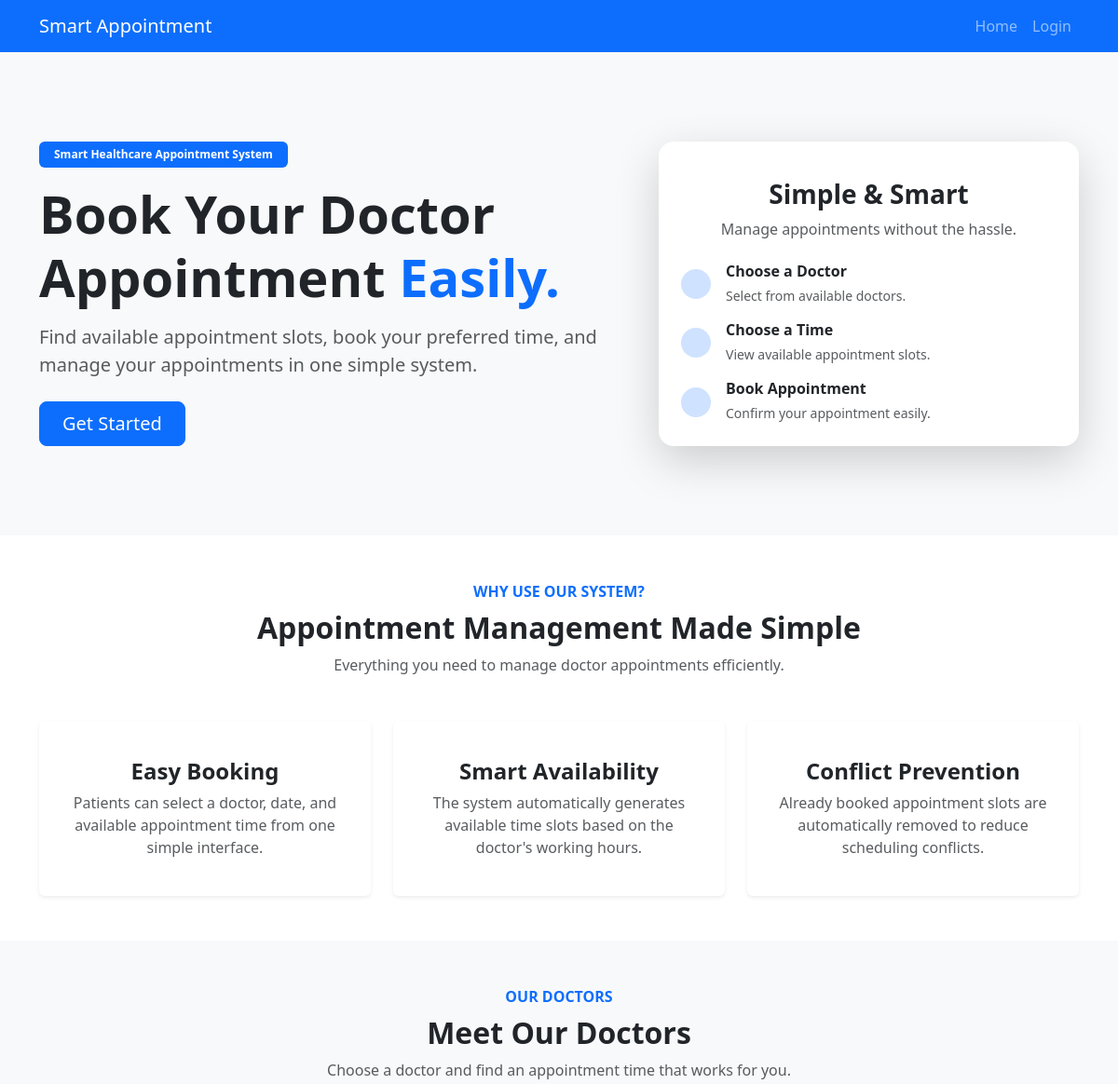
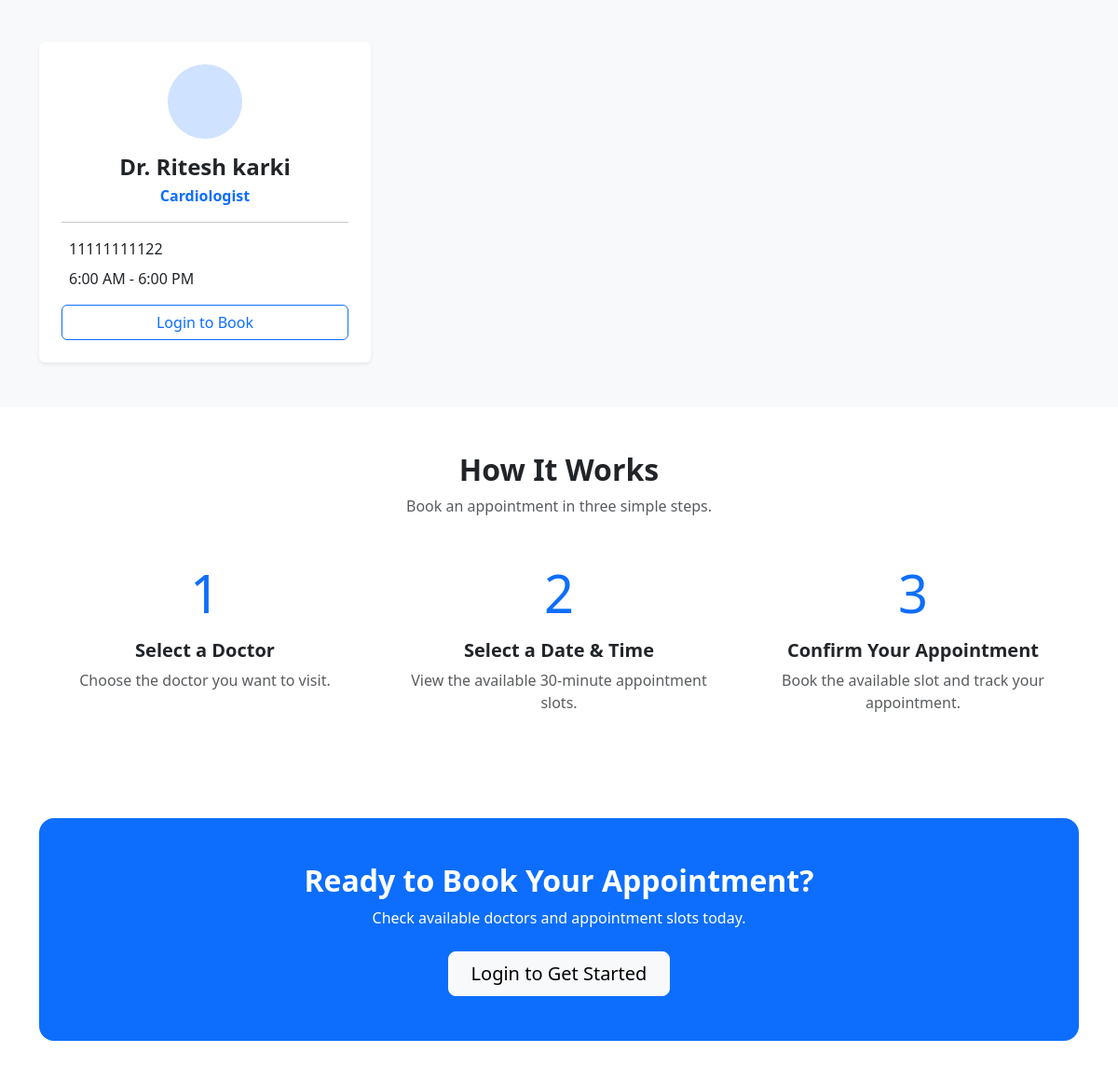
The page / on the database its author committed (2 pictures, top to bottom).
### doctors/models.py (models this page shows, shortened)
class Doctor(models.Model):
    user = models.OneToOneField(User, on_delete=models.CASCADE)
    name = models.CharField(max_length=100)
    specialization = models.CharField(max_length=100)
    phone = models.CharField(max_length=20)
    working_start = models.TimeField()
    working_end = models.TimeField()

### smart_appointment_management_system/views.py (the view)
# urls.py: 2. Add a URL to urlpatterns:  path('', views.home, name='home')
def home(request):
    doctors = Doctor.objects.all()
    return render(
        request,
        "home.html",
        {
            "doctors": doctors,
        }
    )

### templates/home.html (shortened to what this page needs)
{% extends "base.html" %}
{% block content %}
<section class="py-5 bg-light">
<div class="container py-5">
    <div class="row align-items-center">
        <div class="col-lg-7">
            <span class="badge bg-primary mb-3 px-3 py-2">
                Smart Healthcare Appointment System
            </span>
            <h1 class="display-4 fw-bold mb-3">
                Book Your Doctor Appointment
                <span class="text-primary">Easily.</span>
            </h1>
            <p class="lead text-muted mb-4">
                Find available appointment slots, book your preferred
                time, and manage your appointments in one simple system.
            </p>
            <div class="d-flex flex-wrap gap-2">
                {% if user.is_authenticated and user.patient %}
                <a href="{% url 'appointments:appointment_create' %}"
                class="btn btn-primary btn-lg px-4">
                    <i class="bi bi-calendar-check"></i>
                    Book Appointment
                </a>
                <a href="{% url 'appointments:my_appointments' %}"
                class="btn btn-outline-primary btn-lg px-4">
                    My Appointments
                </a>
                {% elif user.is_authenticated and user.doctor %}
                <a href="{% url 'appointments:doctor_dashboard' %}"
                class="btn btn-primary btn-lg px-4">
                    <i class="bi bi-speedometer2"></i>
                    Doctor Dashboard
                </a>
                {% else %}
                <a href="{% url 'accounts:login' %}"
                class="btn btn-primary btn-lg px-4">
                    Get Started
                </a>
                {% endif %}
            </div>
        </div>
        <div class="col-lg-5 mt-5 mt-lg-0">
            <div class="card border-0 shadow-lg rounded-4">
                <div class="card-body p-4">
                    <div class="text-center mb-4">
                        <h3 class="fw-bold mt-3">
                            Simple & Smart
                        </h3>
                        <p class="text-muted">
                            Manage appointments without the hassle.
                        </p>
                    </div>
                    <div class="d-flex align-items-center mb-3">
                        <div class="bg-primary-subtle rounded-circle p-3 me-3">
                        </div>
                        <div>
                            <h6 class="mb-1 fw-bold">
                                Choose a Doctor
                            </h6>
                            <small class="text-muted">
                                Select from available doctors.
                            </small>
                        </div>
                    </div>
                    <div class="d-flex align-items-center mb-3">
                        <div class="bg-primary-subtle rounded-circle p-3 me-3">
                        </div>
                        <div>
                            <h6 class="mb-1 fw-bold">
                                Choose a Time
                            </h6>
                            <small class="text-muted">
                                View available appointment slots.
                            </small>
                        </div>
                    </div>
                    <div class="d-flex align-items-center">
                        <div class="bg-primary-subtle rounded-circle p-3 me-3">
                        </div>
                        <div>
                            <h6 class="mb-1 fw-bold">
                                Book Appointment
                            </h6>
                            <small class="text-muted">
                                Confirm your appointment easily.
                            </small>
                        </div>
                    </div>
                </div>
            </div>
        </div>
    </div>
</div>
</section>
<section class="py-5">
<div class="container">
    <div class="text-center mb-5">
        <span class="text-primary fw-semibold">
            WHY USE OUR SYSTEM?
        </span>
        <h2 class="fw-bold mt-2">
            Appointment Management Made Simple
        </h2>
        <p class="text-muted">
            Everything you need to manage doctor appointments efficiently.
        </p>
    </div>
    <div class="row g-4">
        <div class="col-md-4">
            <div class="card h-100 border-0 shadow-sm text-center p-4">
                <h4 class="fw-bold">
                    Easy Booking
                </h4>
                <p class="text-muted">
                    Patients can select a doctor, date, and available
                    appointment time from one simple interface.
                </p>
            </div>
        </div>
        <div class="col-md-4">
            <div class="card h-100 border-0 shadow-sm text-center p-4">
                <h4 class="fw-bold">
                    Smart Availability
                </h4>
                <p class="text-muted">
                    The system automatically generates available
                    time slots based on the doctor's working hours.
                </p>
            </div>
        </div>
        <div class="col-md-4">
            <div class="card h-100 border-0 shadow-sm text-center p-4">
                <h4 class="fw-bold">
                    Conflict Prevention
                </h4>
                <p class="text-muted">
                    Already booked appointment slots are automatically
                    removed to reduce scheduling conflicts.
                </p>
            </div>
        </div>
    </div>
</div>
</section>
<section class="py-5 bg-light">
<div class="container">
    <div class="text-center mb-5">
        <span class="text-primary fw-semibold">
            OUR DOCTORS
        </span>
        <h2 class="fw-bold mt-2">
            Meet Our Doctors
        </h2>
        <p class="text-muted">
            Choose a doctor and find an appointment time that works for you.
        </p>
    </div>
    <div class="row g-4">
        {% for doctor in doctors %}
        <div class="col-md-6 col-lg-4">
            <div class="card h-100 border-0 shadow-sm">
                <div class="card-body p-4">
                    <div class="text-center mb-3">
                        <div class="bg-primary-subtle rounded-circle
                                    d-inline-flex align-items-center
                                    justify-content-center"
                            style="width: 80px; height: 80px;">
                        </div>
                    </div>
                    <div class="text-center">
                        <h4 class="fw-bold mb-1">
                            Dr. {{ doctor.name }}
                        </h4>
                        <p class="text-primary fw-semibold mb-3">
                            {{ doctor.specialization }}
                        </p>
                    </div>
                    <hr>
                    <div class="mb-2">
                        {{ doctor.phone }}
                    </div>
                    <div class="mb-3">
                        {{ doctor.working_start|time:"g:i A" }}
                        -
                        {{ doctor.working_end|time:"g:i A" }}
                    </div>
                    {% if user.is_authenticated and user.patient %}
                    <a href="{% url 'appointments:appointment_create' %}"
                    class="btn btn-primary w-100">
                        <i class="bi bi-calendar-check me-1"></i>
                        Book Appointment
                    </a>
                    {% elif not user.is_authenticated %}
                    <a href="{% url 'accounts:login' %}"
                    class="btn btn-outline-primary w-100">
                        Login to Book
                    </a>
                    {% endif %}
                </div>
            </div>
        </div>
        {% endfor %}
    </div>
</div>
</section>
<section class="py-5">
<div class="container">
    <div class="text-center mb-5">
        <h2 class="fw-bold">
            How It Works
        </h2>
        <p class="text-muted">
            Book an appointment in three simple steps.
        </p>
    </div>
    <div class="row g-4 text-center">
        <div class="col-md-4">
            <div class="display-4 text-primary mb-3">
                1
            </div>
            <h5 class="fw-bold">
                Select a Doctor
            </h5>
            <p class="text-muted">
                Choose the doctor you want to visit.
            </p>
        </div>
        <div class="col-md-4">
            <div class="display-4 text-primary mb-3">
                2
            </div>
            <h5 class="fw-bold">
                Select a Date & Time
            </h5>
            <p class="text-muted">
                View the available 30-minute appointment slots.
            </p>
        </div>
        <div class="col-md-4">
            <div class="display-4 text-primary mb-3">
                3
            </div>
            <h5 class="fw-bold">
                Confirm Your Appointment
            </h5>
            <p class="text-muted">
                Book the available slot and track your appointment.
            </p>
        </div>
    </div>
</div>
</section>
<section class="py-5">
<div class="container">
    <div class="bg-primary text-white rounded-4 p-5 text-center">
        <h2 class="fw-bold">
            Ready to Book Your Appointment?
        </h2>
        <p class="mb-4">
            Check available doctors and appointment slots today.
        </p>
        {% if user.is_authenticated and user.patient %}
        <a href="{% url 'appointments:appointment_create' %}"
        class="btn btn-light btn-lg px-4">
            Book Appointment
        </a>
        {% elif not user.is_authenticated %}
        <a href="{% url 'accounts:login' %}"
        class="btn btn-light btn-lg px-4">
            Login to Get Started
        </a>
        {% endif %}
    </div>
</div>
</section>
{% endblock %}

### rows shown on the page
Doctor: name "Ritesh karki", specialization "Cardiologist", phone "11111111122", working_start "6:00 AM", working_end "6:00 PM"
